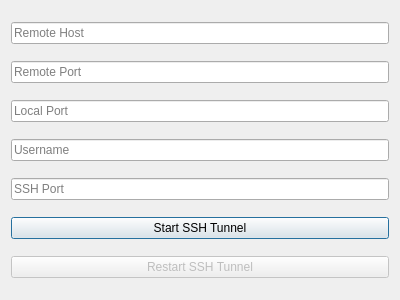
<?xml version="1.0" encoding="UTF-8"?>
<ui version="4.0">
 <class>SshTunnelConfigDialog</class>
 <widget class="QDialog" name="SshTunnelConfigDialog">
  <property name="geometry">
   <rect>
    <x>0</x>
    <y>0</y>
    <width>400</width>
    <height>300</height>
   </rect>
  </property>
  <property name="windowTitle">
   <string>SSH Tunnel Configuration</string>
  </property>
  <layout class="QVBoxLayout" name="verticalLayout">
   <item>
    <widget class="QLineEdit" name="remoteHostEdit">
     <property name="placeholderText">
      <string>Remote Host</string>
     </property>
    </widget>
   </item>
   <item>
    <widget class="QLineEdit" name="remotePortEdit">
     <property name="placeholderText">
      <string>Remote Port</string>
     </property>
    </widget>
   </item>
   <item>
    <widget class="QLineEdit" name="localPortEdit">
     <property name="placeholderText">
      <string>Local Port</string>
     </property>
    </widget>
   </item>
   <item>
    <widget class="QLineEdit" name="usernameEdit">
     <property name="placeholderText">
      <string>Username</string>
     </property>
    </widget>
   </item>
   <item>
    <widget class="QLineEdit" name="sshPortEdit">
     <property name="placeholderText">
      <string>SSH Port</string>
     </property>
    </widget>
   </item>
   <item>
    <widget class="QPushButton" name="startButton">
     <property name="text">
      <string>Start SSH Tunnel</string>
     </property>
    </widget>
   </item>
   <item>
    <widget class="QPushButton" name="restartButton">
     <property name="text">
      <string>Restart SSH Tunnel</string>
     </property>
     <property name="enabled">
      <bool>false</bool>
     </property>
    </widget>
   </item>
  </layout>
 </widget>
 <resources/>
 <connections/>
</ui>
